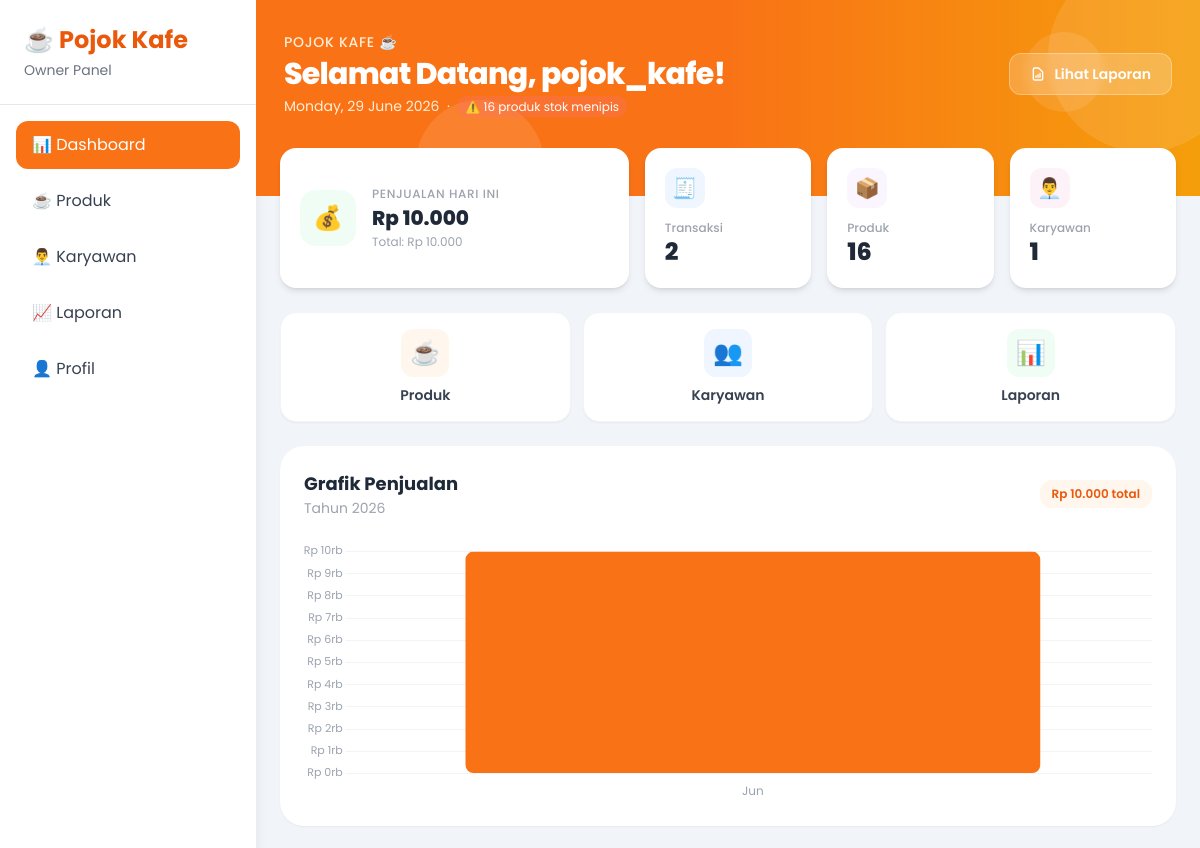
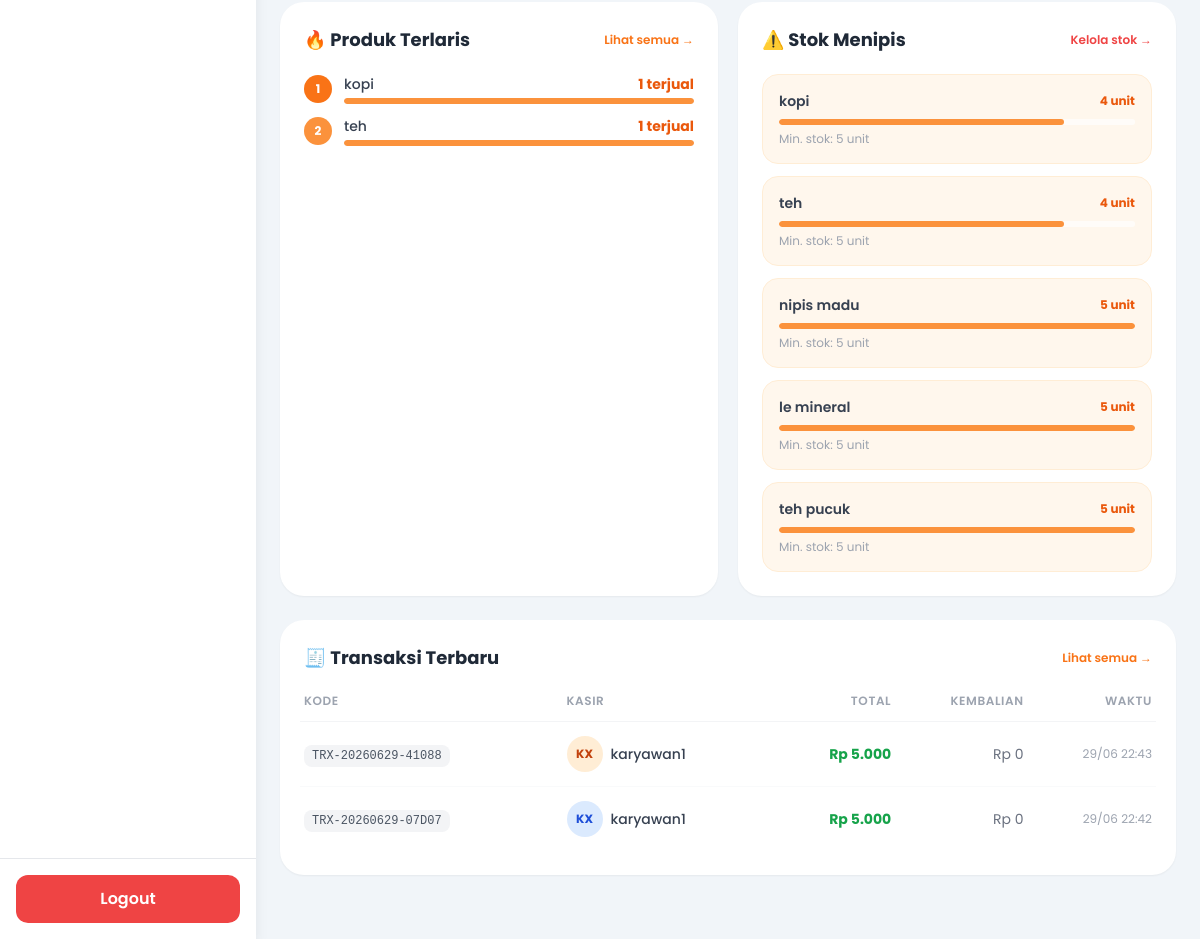
/owner/dashboard.php (signed in), run on the app's committed database (2 pictures, top to bottom).
### tables this page shows
CREATE TABLE `products` (
  `id` int(11) NOT NULL,
  `category_id` int(11) DEFAULT NULL,
  `nama_produk` varchar(100) NOT NULL,
  `harga` decimal(12,2) NOT NULL,
  `stok` int(11) DEFAULT 0,
  `foto` varchar(255) DEFAULT NULL,
  `stok_minimum` int(11) DEFAULT 5,
  `created_at` timestamp NOT NULL DEFAULT current_timestamp()
);

CREATE TABLE `transactions` (
  `id` int(11) NOT NULL,
  `kode_transaksi` varchar(30) DEFAULT NULL,
  `user_id` int(11) NOT NULL,
  `total` decimal(12,2) NOT NULL,
  `uang_diterima` decimal(12,2) DEFAULT 0.00,
  `kembalian` decimal(12,2) DEFAULT 0.00,
  `metode_pembayaran` enum('cash','qris') NOT NULL DEFAULT 'cash',
  `tanggal` datetime DEFAULT current_timestamp()
);

CREATE TABLE `users` (
  `id` int(11) NOT NULL,
  `role_id` int(11) NOT NULL,
  `username` varchar(100) NOT NULL,
  `password` varchar(255) NOT NULL,
  `nama_lengkap` varchar(100) NOT NULL,
  `email` varchar(100) DEFAULT NULL,
  `foto` varchar(255) DEFAULT NULL,
  `status` enum('aktif','nonaktif') DEFAULT 'aktif',
  `created_at` timestamp NOT NULL DEFAULT current_timestamp()
);

### owner/dashboard.php (the view, shortened to what the rows shown need)
<?php
include "../koneksi.php";
$q2 = mysqli_query($conn, "SELECT COUNT(*) total FROM transactions");
$total_transaksi = mysqli_fetch_assoc($q2)['total'];
$q3 = mysqli_query($conn, "SELECT COUNT(*) total FROM products");
$total_produk = mysqli_fetch_assoc($q3)['total'];
$q4 = mysqli_query($conn, "SELECT COUNT(*) total FROM users WHERE role_id = 2");
$total_karyawan = mysqli_fetch_assoc($q4)['total'];
$qhari = mysqli_query($conn, "SELECT COALESCE(SUM(total),0) total FROM transactions WHERE DATE(tanggal) = CURDATE()");
$penjualan_hari = mysqli_fetch_assoc($qhari)['total'];
$list_stok = mysqli_query($conn, "
    SELECT * FROM products
    WHERE stok <= stok_minimum
    ORDER BY stok ASC LIMIT 5
");
$transaksi = mysqli_query($conn, "
    SELECT t.*, u.nama_lengkap
    FROM transactions t
    JOIN users u ON t.user_id = u.id
    ORDER BY t.id DESC LIMIT 6
");
$grafik = mysqli_query($conn, "
    SELECT MONTH(tanggal) bulan, SUM(total) total
    FROM transactions
    WHERE YEAR(tanggal) = YEAR(CURDATE())
    GROUP BY MONTH(tanggal)
    ORDER BY bulan ASC
");
$nama_bulan = ['Jan','Feb','Mar','Apr','Mei','Jun','Jul','Agu','Sep','Okt','Nov','Des'];
$chart_labels = [];
$chart_data   = [];
while ($g = mysqli_fetch_assoc($grafik)) {
    $chart_labels[] = $nama_bulan[(int)$g['bulan'] - 1];
    $chart_data[]   = (float)$g['total'];
}
?>
<!DOCTYPE html>
<html lang="id">
<head>
<script src="https://cdn.tailwindcss.com"></script>
</head>
<body class="bg-slate-100 min-h-screen">
<?php include "navbar_owner.php"; ?>
<div class="lg:ml-64 min-h-screen">
  <div class="bg-gradient-to-r from-orange-500 via-orange-500 to-amber-500 px-7 pt-8 pb-20 text-white relative overflow-hidden">
    <div class="relative z-10 flex flex-col sm:flex-row sm:items-center sm:justify-between gap-3">
      <div>
        <h1 class="text-3xl font-extrabold tracking-tight">Selamat Datang, <?= htmlspecialchars($_SESSION['nama'] ?? 'Owner') ?>!</h1>
      </div>
    </div>
  </div>
  <div class="px-6 -mt-12 relative z-20">
    <div class="grid grid-cols-2 lg:grid-cols-5 gap-4">
      <div class="stat-card col-span-2 lg:col-span-2 bg-white rounded-2xl shadow-md p-5 flex items-center gap-4">
        <div class="min-w-0">
          <h2 class="text-xl font-extrabold text-gray-800 mt-0.5 truncate">
            Rp <?= number_format($penjualan_hari, 0, ',', '.') ?>
          </h2>
        </div>
      </div>
      <div class="stat-card bg-white rounded-2xl shadow-md p-5 flex flex-col justify-between">
        <div class="mt-3">
          <h2 class="text-2xl font-extrabold text-gray-800"><?= number_format($total_transaksi) ?></h2>
        </div>
      </div>
      <div class="stat-card bg-white rounded-2xl shadow-md p-5 flex flex-col justify-between">
        <div class="mt-3">
          <h2 class="text-2xl font-extrabold text-gray-800"><?= $total_produk ?></h2>
        </div>
      </div>
      <div class="stat-card bg-white rounded-2xl shadow-md p-5 flex flex-col justify-between">
        <div class="mt-3">
          <h2 class="text-2xl font-extrabold text-gray-800"><?= $total_karyawan ?></h2>
        </div>
      </div>
    </div>
  </div>
  <div class="px-6 py-6 pb-16 space-y-6">
    <div class="bg-white rounded-3xl shadow-sm p-6">
      <div class="flex items-center justify-between mb-6">
        <div>
          <h2 class="text-lg font-bold text-gray-800">Grafik Penjualan</h2>
        </div>
      </div>
    </div>
    <div class="grid lg:grid-cols-2 gap-5">
      <div class="bg-white rounded-3xl shadow-sm p-6">
        <div class="flex items-center justify-between mb-5">
          <h2 class="text-lg font-bold text-gray-800">🔥 Produk Terlaris</h2>
        </div>
      </div>
      <div class="bg-white rounded-3xl shadow-sm p-6">
        <div class="flex items-center justify-between mb-5">
          <h2 class="text-lg font-bold text-gray-800">⚠️ Stok Menipis</h2>
        </div>
        <?php
          $stok_rows = [];
          while ($s = mysqli_fetch_assoc($list_stok)) $stok_rows[] = $s;
        ?>
        <?php if(count($stok_rows) === 0): ?>
        <div class="flex flex-col items-center justify-center py-10 text-center">
          <div class="text-4xl mb-2">✅</div>
          <p class="text-gray-500 font-medium">Semua stok aman!</p>
          <p class="text-gray-400 text-xs mt-1">Tidak ada produk di bawah stok minimum.</p>
        </div>
        <?php else: ?>
        <div class="space-y-3">
        <?php foreach($stok_rows as $s):
          $ratio = $s['stok_minimum'] > 0 ? ($s['stok'] / $s['stok_minimum']) : 1;
          $bar_pct = min(100, round($ratio * 100));
          $urgent = $s['stok'] == 0;
        ?>
        <div class="rounded-2xl border <?= $urgent ? 'border-red-200 bg-red-50' : 'border-orange-100 bg-orange-50' ?> p-4">
          <div class="flex items-center justify-between mb-2">
            <span class="text-sm font-semibold text-gray-700 truncate flex-1"><?= htmlspecialchars($s['nama_produk']) ?></span>
            <span class="text-xs font-bold <?= $urgent ? 'text-red-600 badge-pulse' : 'text-orange-600' ?> flex-shrink-0 ml-2">
              <?= $urgent ? 'HABIS' : $s['stok'].' unit' ?>
            </span>
          </div>
          <div class="h-1.5 bg-white/70 rounded-full overflow-hidden">
            <div class="h-full <?= $urgent ? 'bg-red-400' : 'bg-orange-400' ?> rounded-full" style="width:<?= $bar_pct ?>%"></div>
          </div>
          <p class="text-xs text-gray-400 mt-1.5">Min. stok: <?= $s['stok_minimum'] ?> unit</p>
        </div>
        <?php endforeach; ?>
        </div>
        <?php endif; ?>
      </div>
    </div>
    <div class="bg-white rounded-3xl shadow-sm p-6">
      <div class="flex items-center justify-between mb-5">
        <h2 class="text-lg font-bold text-gray-800">🧾 Transaksi Terbaru</h2>
      </div>
      <div class="overflow-x-auto -mx-1">
        <table class="w-full min-w-[560px] text-sm">
          <thead>
            <tr class="text-gray-400 text-xs uppercase tracking-wider border-b border-gray-100">
              <th class="pb-3 text-left font-semibold pl-1">Kode</th>
              <th class="pb-3 text-left font-semibold">Kasir</th>
              <th class="pb-3 text-right font-semibold">Total</th>
              <th class="pb-3 text-right font-semibold">Kembalian</th>
              <th class="pb-3 text-right font-semibold pr-1">Waktu</th>
            </tr>
          </thead>
          <tbody class="divide-y divide-gray-50">
          <?php
            $colors = ['bg-orange-100 text-orange-700','bg-blue-100 text-blue-700','bg-purple-100 text-purple-700',
                       'bg-green-100 text-green-700','bg-pink-100 text-pink-700','bg-amber-100 text-amber-700'];
            $ci = 0;
            while ($t = mysqli_fetch_assoc($transaksi)):
              $initials = strtoupper(substr($t['nama_lengkap'], 0, 1)) . strtoupper(substr(strstr($t['nama_lengkap'],' ') ?: ' X', 1, 1));
              $color = $colors[$ci % count($colors)]; $ci++;
          ?>
          <tr class="hover:bg-slate-50 transition">
            <td class="py-3.5 pl-1">
              <span class="font-mono text-xs bg-gray-100 text-gray-600 px-2 py-1 rounded-lg">
                <?= htmlspecialchars($t['kode_transaksi'] ?? '#'.$t['id']) ?>
              </span>
            </td>
            <td class="py-3.5">
              <div class="flex items-center gap-2">
                <div class="avatar <?= $color ?> text-xs"><?= $initials ?></div>
                <span class="text-gray-700 font-medium truncate max-w-[120px]"><?= htmlspecialchars($t['nama_lengkap']) ?></span>
              </div>
            </td>
            <td class="py-3.5 text-right font-bold text-green-600">
              Rp <?= number_format($t['total'], 0, ',', '.') ?>
            </td>
            <td class="py-3.5 text-right text-gray-500">
              Rp <?= number_format($t['kembalian'], 0, ',', '.') ?>
            </td>
            <td class="py-3.5 text-right text-gray-400 text-xs pr-1">
              <?= date('d/m H:i', strtotime($t['tanggal'])) ?>
            </td>
          </tr>
          <?php endwhile; ?>
          </tbody>
        </table>
      </div>
    </div>
  </div>
</div>
<script>
const labels = <?= json_encode($chart_labels) ?>;
const data   = <?= json_encode($chart_data) ?>;
const ctx = document.getElementById('chartPenjualan');
new Chart(ctx, {
  type: 'bar',
  data: {
    labels: labels,
    datasets: [{
      label: 'Penjualan (Rp)',
      data: data,
      backgroundColor: labels.map((_, i) => i === data.indexOf(Math.max(...data)) ? '#f97316' : '#fed7aa'),
      borderRadius: 8,
      borderSkipped: false,
    }]
  },
  options: {
    responsive: true,
    maintainAspectRatio: false,
    plugins: {
      legend: { display: false },
      tooltip: {
        callbacks: {
          label: ctx => 'Rp ' + ctx.parsed.y.toLocaleString('id-ID')
        },
        backgroundColor: '#fff',
        titleColor: '#374151',
        bodyColor: '#f97316',
        borderColor: '#e5e7eb',
        borderWidth: 1,
        padding: 12,
        cornerRadius: 10
      }
    },
    scales: {
      x: {
        grid: { display: false },
        ticks: {
          font: { family: 'Poppins', size: 12 },
          color: '#9ca3af'
        },
        border: { display: false }
      },
      y: {
        grid: {
          color: '#f3f4f6',
          drawBorder: false
        },
        ticks: {
          font: { family: 'Poppins', size: 11 },
          color: '#9ca3af',
          callback: v => 'Rp ' + (v >= 1000000 ? (v/1000000).toFixed(1)+'jt' : (v/1000).toFixed(0)+'rb')
        },
        border: { display: false }
      }
    }
  }
});
</script>
</body>
</html>

### data on the page
products: nama_produk "kopi", stok "4", stok_minimum "5"
products: nama_produk "teh", stok "4", stok_minimum "5"
products: nama_produk "nipis madu", stok "5", stok_minimum "5"
products: nama_produk "le mineral", stok "5", stok_minimum "5"
products: nama_produk "teh pucuk", stok "5", stok_minimum "5"
transactions: kode_transaksi "TRX-20260629-41088", user.nama_lengkap "KX", user.nama_lengkap "karyawan1", total "5.000", kembalian "0", tanggal "29/06 22:43"
transactions: kode_transaksi "TRX-20260629-07D07", user.nama_lengkap "KX", user.nama_lengkap "karyawan1", total "5.000", kembalian "0", tanggal "29/06 22:42"

### other printed values
$_SESSION['nama'] "pojok_kafe"
$stok_menipis "16"
$penjualan_hari "10.000"
$total_penjualan "10.000"
$total_transaksi "2"
$total_produk "16"
$total_karyawan "1"
$d['nama_produk'] "kopi"
$d['total_terjual'] "1"
$d['nama_produk'] "teh"
chart data {{ json_encode($chart_labels) }} ["Jun"]
chart data {{ json_encode($chart_data) }} [10000]
